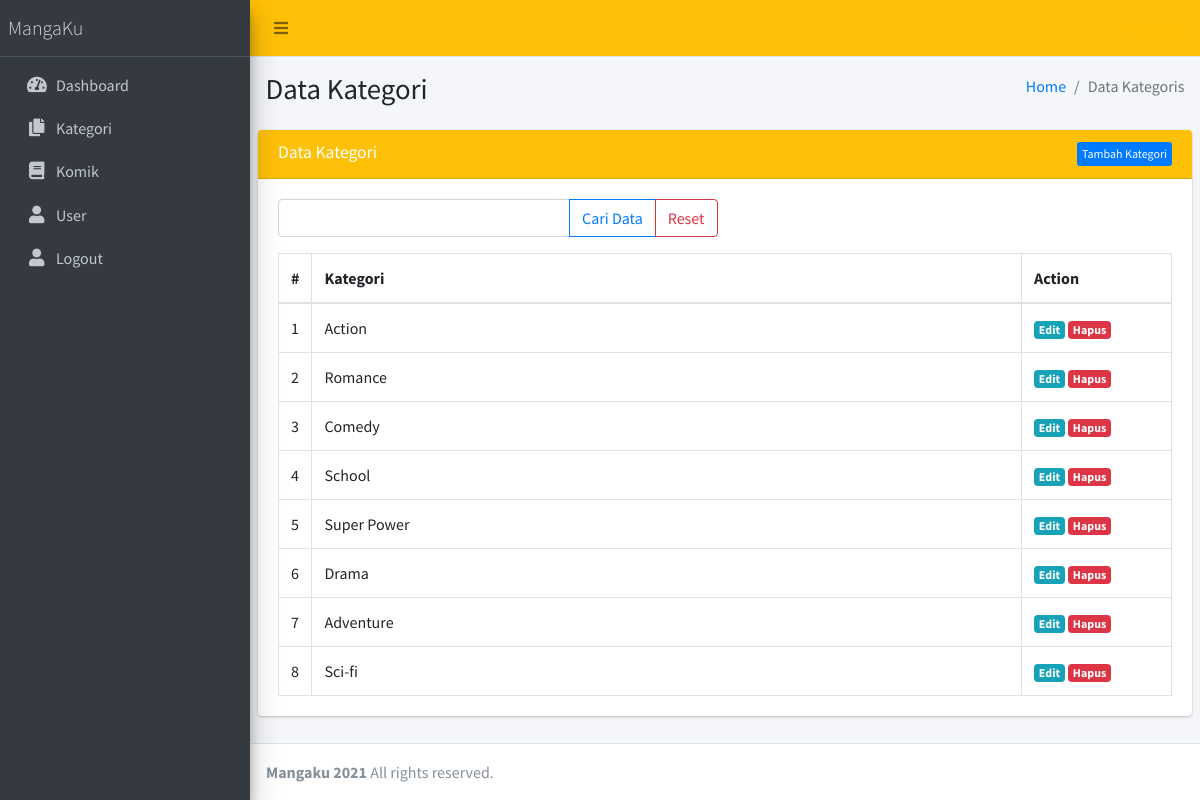
The page /public/kategori (signed in) on the database its author committed.
### tables this page shows
CREATE TABLE `kategori` (
  `id` int(11) NOT NULL,
  `nama_kategori` varchar(50) NOT NULL
);

### app/core/Controller.php (called while the page is built, shortened)
<?php
class Controller{
    public function view($view, $data = [])
{
require_once '../app/views/' . $view . '.php';
}
public function model($model)
{
return new $model;
}
}

### app/controllers/Kategori.php (called while the page is built, shortened)
<?php
class Kategori extends Controller {
    public function index()
{
$data['title'] = 'Data Kategori';
$data['kategori'] = $this->model( 'KategoriModel')->getAllKategori();
$this->view('kategori/index', $data);
}
}

### app/core/App.php (called while the page is built, shortened)
<?php
class App{
	protected $method = 'index';
	protected $params = [];
	public function __construct(){
		$this->controller = new $this->controller;
		call_user_func_array([$this->controller, $this->method], $this->params);
	}
}

### public/index.php (called while the page is built, shortened)
<?php
$app = new App;

### app/core/Database.php (called while the page is built, shortened)
<?php
class Database{
	private $host = DB_HOST;
	private $user = DB_USER;
	private $pass = DB_PASS;
	private $dbnm = DB_NAME;
	private $dbh;
	private $stmt;
	public function __construct()
	{
		$dsn = 'mysql:host='. $this->host .';dbname='. $this->dbnm;
		$option = [
			PDO::ATTR_PERSISTENT => true,
			PDO::ATTR_ERRMODE => PDO::ERRMODE_EXCEPTION
		];
		try{
			$this->dbh = new PDO($dsn,$this->user,$this->pass, $option);
		}catch(PDOException $e){
			die($e->getMessage());
		}
	}
	public function query($query)
	{
		$this->stmt = $this->dbh->prepare($query);
	}
	public function execute()
	{
		$this->stmt->execute();
	}
	public function resultSet()
	{
		$this->execute();
		return $this->stmt->fetchAll(PDO::FETCH_ASSOC);
	}
}

### app/models/KategoriModel.php (called while the page is built, shortened)
<?php
class KategoriModel {
    private $table = 'kategori';
    private $db;
    public function __construct()
    {
        $this->db = new Database;
    }
    public function getAllKategori()
    {
        $this->db->query('SELECT * FROM ' . $this->table);
        return $this->db->resultSet();
    }
}

### app/views/kategori/index.php (the view, shortened to what this page needs)
<div class="content-wrapper">
<section class="content-header">
      <div class="container-fluid">
        <div class="row mb-2">
          <div class="col-sm-6">
            <h1>Data Kategori</h1>
          </div>
          <div class="col-sm-6">
            <ol class="breadcrumb float-sm-right">
              <li class="breadcrumb-item"><a href="#">Home</a></li>
              <li class="breadcrumb-item active"><?= $data['title']; ?>s</li>
            </ol>
          </div>
        </div>
</div>
</section>
<section class="content">
<div class="card card-yellow">
<div class="card-header">
<h3 class="card-title text-white"><?= $data['title'] ?></h3> <a href="<?= base_url;
?>/kategori/tambah" class="btn float-right btn-xs btn btn-primary text-white">Tambah Kategori</a>
</div>
<div class="card-body">
<form action="<?= base_url; ?>/kategori/cari" method="post">
<div class="row mb-3">
<div class="col-lg-6">
<div class="input-group">
<input type="text" class="form-control" placeholder="" name="key" >
<div class="input-group-append">
<button class="btn btn-outline-primary" type="submit">Cari Data</button>
<a class="btn btn-outline-danger" href="<?= base_url; ?>/kategori" >Reset</a>
</div>
</div>
</div>
</div>
</form>
<table class="table table-bordered">
<thead>
<tr>
<th style="width: 10px">#</th>
<th>Kategori</th>
<th style="width: 150px">Action</th>
</tr>
</thead>
<tbody>
<?php $no=1; ?>
<?php foreach ($data['kategori'] as $row) :?>
<tr>
<td><?= $no; ?></td>
<td><?= $row['nama_kategori'];?></td>
<td>
<a href="<?= base_url; ?>/kategori/edit/<?= $row['id'] ?>" class="badge badge-info">Edit</a> <a href="<?= base_url; ?>/kategori/hapus/<?= $row['id'] ?>" class="badge badge-danger" onclick="return confirm('Hapus data?');">Hapus</a>
</td>
</tr>
<?php $no++; endforeach; ?>
</tbody>
</table>
</div>
</div>
</section>
</div>

### rows shown on the page
kategori: nama_kategori "Action"
kategori: nama_kategori "Romance"
kategori: nama_kategori "Comedy"
kategori: nama_kategori "School"
kategori: nama_kategori "Super Power"
kategori: nama_kategori "Drama"
kategori: nama_kategori "Adventure"
kategori: nama_kategori "Sci-fi"

### other values the page prints
$data['title'] "Data Kategori"
